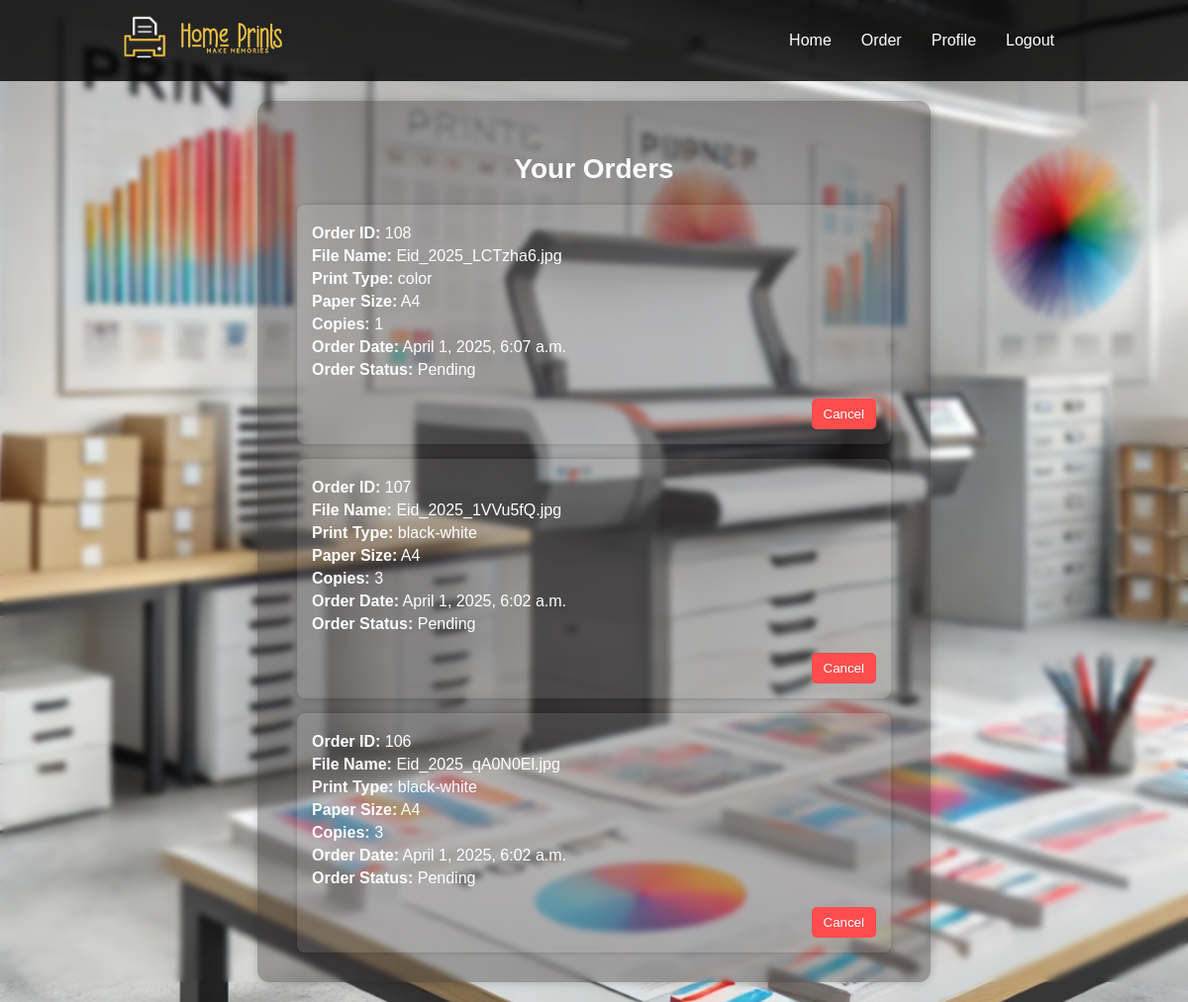
Screenshot of /list_orders/ (signed in) with the database file from the repository.
### user/models.py (models this page shows, shortened)
class PrintOrder(models.Model):
    user = models.ForeignKey(User, on_delete=models.CASCADE)  # Link directly to the default User model
    file = models.FileField()  # File uploaded to /media/orders/
    print_type = models.CharField(max_length=20, choices=[('black-white', 'Black & White'), ('color', 'Color')])
    paper_size = models.CharField(max_length=10, choices=[('A4', 'A4'), ('A3', 'A3'), ('Letter', 'Letter'), ('Legal', 'Legal')])
    copies = models.PositiveIntegerField()
    notes = models.TextField(blank=True, null=True)
    total_amount = models.DecimalField(max_digits=10, decimal_places=2, default=0.00)
    razorpay_order_id = models.CharField(max_length=100, blank=True, null=True)
    razorpay_payment_id = models.CharField(max_length=100, blank=True, null=True)
    payment_status = models.CharField(max_length=20, choices=[('COD', 'COD'), ('Paid', 'Paid')], default='COD')
    order_date = models.DateTimeField(auto_now_add=True)  # Auto store order timestamp
    order_status = models.CharField(max_length=20, choices=[('Pending', 'Pending'), ('Processing', 'Processing'), ('Completed', 'Completed'), ('Cancelled', 'Cancelled')], default='Pending')

### user/views.py (the view)
# urls.py: path('list_orders/', list_orders, name='list_orders'),
def list_orders(request):
    user_orders = PrintOrder.objects.filter(user=request.user).order_by('-order_date')  # Fetch orders
    return render(request, 'list_orders.html', {'user_orders': user_orders})

### templates/list_orders.html (shortened to what this page needs)
{% load static %}
<!DOCTYPE html>
<html lang="en">
<head>
    <link rel="stylesheet" href="{% static 'css/list_orders.css' %}">
</head>
<body>
    <header>
        <div>
            <img src="{% static 'images/logo.png' %}" alt="PrintEase Logo" class="logo">
            <img src="{% static 'images/text.png' %}" alt="text" class="text">
        </div>
        <nav>
            <ul>
                <li><a href="{% url 'home' %}">Home</a></li>
                <li><a href="{% url 'order' %}">Order</a></li>
                <li><a href="{% url 'profile' %}">Profile</a></li>
                <li><a href="{% url 'signout' %}">Logout</a></li>
            </ul>
        </nav>
    </header>
    <section class="orders-container">
        <h2>Your Orders</h2>
        <div class="orders-list">
            {% for order in user_orders %}
                <div class="order-box">
                    <p><strong>Order ID:</strong> {{ order.id }}</p>
                    <p><strong>File Name:</strong> {{ order.file.name }}</p>
                    <p><strong>Print Type:</strong> {{ order.print_type }}</p>
                    <p><strong>Paper Size:</strong> {{ order.paper_size }}</p>
                    <p><strong>Copies:</strong> {{ order.copies }}</p>
                    <p><strong>Order Date:</strong> {{ order.order_date }}</p>
                    <p><strong>Order Status:</strong> {{ order.order_status }}</p>
                    {% if order.order_status != "Processing" and order.order_status != "Cancelled" %}
                        <div class="btn-cancel-container">
                            <form method="POST" action="{% url 'cancel_order' order.id %}">
                                <button type="submit" class="btn-cancel">Cancel</button>
                            </form>
                        </div>
                    {% elif order.order_status != "Cancelled" %}
                        <span class="disabled-text">Cannot Cancel</span>
                    {% endif %}
                </div>
            {% empty %}
                <p>No orders found.</p>
            {% endfor %}
        </div>
    </section>
</body>
</html>

### static/css/list_orders.css (style rules this page uses)
body { font-family: Arial, sans-serif; margin: 0; padding: 0; background-image: url('../images/bck.webp'); backdrop-filter: blur(3px); background-size: cover; background-position: center; color: #333; }
header { display: flex; justify-content: space-between; align-items: center; padding: 15px 10%; background: rgba(0, 0, 0, 0.8); }
.logo { width: 50px; }
.text { width: 120px; }
nav ul { list-style: none; display: flex; }
nav ul li { margin: 0 15px; }
nav ul li a { text-decoration: none; color: white; font-size: 16px; }
.orders-container { width: 80%; max-width: 600px; background: rgba(55, 50, 50, 0.375); color: #fff; border-radius: 12px; padding: 30px 40px; text-align: center; box-shadow: 0 0 10px rgba(0, 0, 0, .2); margin: 20px auto; }
.orders-container h2 { font-size: 28px; margin-bottom: 20px; }
.orders-list { display: flex; flex-direction: column; gap: 15px; }
.order-box { background: rgba(255, 255, 255, 0.1); padding: 15px; border-radius: 8px; text-align: left; box-shadow: 0 0 5px rgba(0, 0, 0, 0.2); }
.order-box p { margin: 5px 0; font-size: 16px; }
.btn-cancel { background-color: #ff4d4d; color: white; border: none; padding: 8px 12px; cursor: pointer; border-radius: 5px; transition: background 0.3s; }
.btn-cancel-container { display: flex; justify-content: right; margin-top: 20px; }

### rows the page displays
PrintOrder: id "108", file.name "Eid_2025_LCTzha6.jpg", print_type "color", paper_size "A4", copies "1", order_date "April 1, 2025, 6:07 a.m.", order_status "Pending", shows "Cancel"
PrintOrder: id "107", file.name "Eid_2025_1VVu5fQ.jpg", print_type "black-white", paper_size "A4", copies "3", order_date "April 1, 2025, 6:02 a.m.", order_status "Pending", shows "Cancel"
PrintOrder: id "106", file.name "Eid_2025_qA0N0El.jpg", print_type "black-white", paper_size "A4", copies "3", order_date "April 1, 2025, 6:02 a.m.", order_status "Pending", shows "Cancel"
